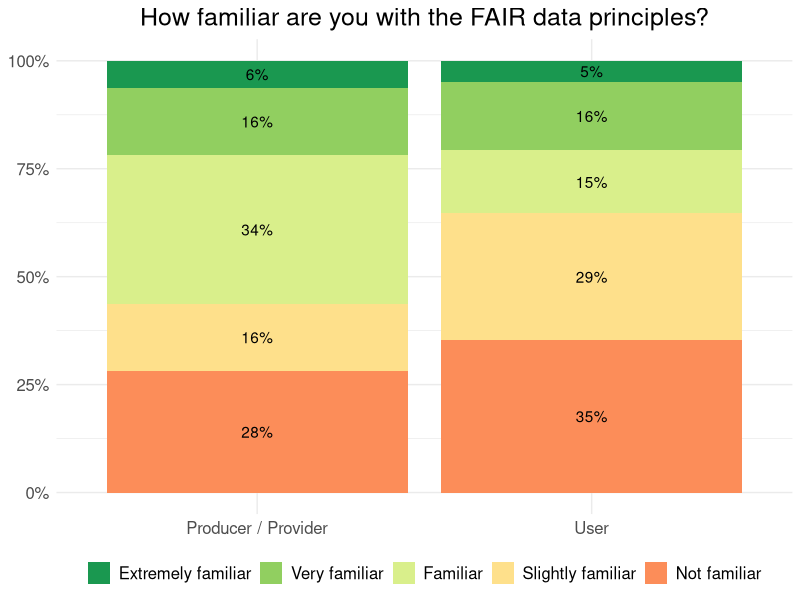

Here is the R script that generated this plot: (Note: this script raises an error after producing the figure.)
library(ggplot2)
library(ggthemes)
library(gridExtra)

library(reshape2)
library(dplyr)

library(RColorBrewer)

library(stringr)
library(scales)

library(viridis)

## loading data
setwd("D:/GFZ/OpenEM/SurveyReport")
df.raw = read.csv2("./Data/SurveyResp_20221117.csv")


### 14) How familiar are you with the FAIR data principles? ############

#loading data
df.usr = df.raw[df.raw$You.are.primarily...=="a user of geospatial data",c(1,38)]
df.prd = df.raw[df.raw$You.are.primarily...=="a producer / provider of geospatial data",c(1,77)]

#melting to adapt the data structure to be used for ggplot and analysis
df.usr.melt = melt(df.usr,id=c("RowID"))
df.prd.melt = melt(df.prd,id=c("RowID"))

#creating a clean variable name
df.usr.melt$variable2 = str_replace_all(df.usr.melt$variable,"."," ")
df.usr.melt$variable2 = gsub("."," ",as.character(df.usr.melt$variable),fixed=TRUE)

df.prd.melt$variable2 = unique(df.usr.melt$variable2)

unique(df.prd.melt$value)
unique(df.usr.melt$value)

#correcting error in responses
df.usr.melt$value[df.usr.melt$value  == 'Extremly familar'] <- 'Extremely familiar'
df.prd.melt$value[df.prd.melt$value  == "Very" ] <- "Very familiar"

#re-ordering factor list to improve visualization
#re-ordering the list of responses
df.usr.melt$value2 = factor(df.usr.melt$value,                 # Relevel group factor
                            levels = c("Extremely familiar",
                                       "Very familiar",
                                       "Familiar",
                                       "Slightly familiar",
                                       "Not familiar",
                                       "No opinion"))

df.prd.melt$value2 = factor(df.prd.melt$value,                 # Relevel group factor
                            levels = c("Extremely familiar",
                                       "Very familiar",
                                       "Familiar",
                                       "Slightly familiar",
                                       "Not familiar",
                                       "No opinion"))

#creating a grouping column so we can have one single dataframe with all the answers
df.usr.melt$Group = "User"
df.prd.melt$Group = "Producer / Provider"


df.comb = rbind(df.usr.melt,df.prd.melt)

names(df.comb)
df.new <- df.comb %>% 
  group_by(Group,variable2,value2) %>% summarize(count=n())

#actual number of participants
total_usr_participants = 82
total_prd_participants = 32


#percentages calculation
df.new$percent <-NA
df.new$percent2 <-NA

for (i in 1:nrow(df.new)){
  
  if (df.new$Group[i]=="User" ){
    df.new$percent[i]=df.new$count[i]/total_usr_participants
    df.new$percent2[i] = paste0( percent(df.new$percent[i],1))
  } else {
    df.new$percent[i]=df.new$count[i]/total_prd_participants
    df.new$percent2[i] = paste0( percent(df.new$percent[i],1))
  }
}

#inverting the colors
colours= brewer.pal(name="RdYlGn", n=nlevels(df.new$value2))
names(colours)= rev(levels(df.new$value2))


#plotting
gplot <- ggplot(df.new,aes(x=Group,y=percent,fill=value2))+
  geom_bar(position = 'stack',stat="identity")+
  
  geom_text(aes(label=percent2), position = position_stack(vjust = 0.5)) +
  
  #sets y axis as a percentage scale
  scale_y_continuous(labels = scales::percent)+
  
  #wraps into two columns based on the question
 # facet_wrap(. ~ variable2, ncol=5)+
  #sets the colors based on a given pallet
  
  #scale_fill_brewer(palette="RdYlGn")+
  scale_fill_manual(values=colours)+

  #sets overall theme
  theme_minimal()+
  #removes axis titles
  theme(axis.title.x=element_blank(),
        axis.title.y=element_blank(),
        legend.title=element_blank(),
        legend.position = "bottom",
        text=element_text(size=15))+
  
  guides(fill=guide_legend(nrow=1,byrow=TRUE))+
  
  theme(plot.title = element_text(hjust = 0.5))+
  labs(title="How familiar are you with the FAIR data principles?")

gplot


#saving data structure to file
write.csv2(df.new,"./Plotsdata/Q14_Comparison_FairDataFamiliarity.csv")


# Saving plot
png(file="./Plots/Q14_Comparison_FairDataFamiliarity.png", units="in", width=12, height=6, res=600)

print(gplot)
dev.off()



### 15) How important are the following FAIR principles for you? ############

#loading data
df.usr = df.raw[df.raw$You.are.primarily...=="a user of geospatial data",c(1,39:44)]
df.prd = df.raw[df.raw$You.are.primarily...=="a producer / provider of geospatial data",c(1,78:83)]

#Cleaning the column names
names(df.usr) <- gsub("How.important.are.the.following.FAIR.principles.for.you...","",names(df.usr))
names(df.prd) <- gsub("How.important.are.the.following.FAIR.principles.to.you...","",names(df.prd))

#melting to adapt the data structure to be used for ggplot and analysis
df.usr.melt = melt(df.usr,id=c("RowID"))
df.prd.melt = melt(df.prd,id=c("RowID"))

unique(df.usr.melt$variable)
unique(df.prd.melt$variable)

#creating a clean variable name
df.usr.melt$variable2 = str_replace_all(df.usr.melt$variable,"."," ")
df.usr.melt$variable2 = gsub("."," ",as.character(df.usr.melt$variable),fixed=TRUE)

df.prd.melt$variable2 = str_replace_all(df.prd.melt$variable,"."," ")
df.prd.melt$variable2 = gsub("."," ",as.character(df.prd.melt$variable),fixed=TRUE)

unique(df.prd.melt$value)
unique(df.usr.melt$value)

unique(df.prd.melt$variable2)
unique(df.usr.melt$variable2)

#corrections of some errors in the data
df.usr.melt$value[df.usr.melt$value  == 'Extremly important'] <- 'Extremely important'
df.usr.melt$variable2[df.usr.melt$variable2  == "Data must be interoperable with other data sets "] <- "Data must be interoperable with other data" 
df.usr.melt$variable2[df.usr.melt$variable2  == "Data must be reusable " ] <- "Data must be reusable"
df.prd.melt$variable2[df.prd.melt$variable2  == "Dat must be reusable"   ] <- "Data must be reusable"

#re-ordering factor list to improve visualization
#re-ordering the list of responses
df.usr.melt$value2 = factor(df.usr.melt$value,                 # Relevel group factor
                            levels = c("Extremely important",
                                       "Very important",
                                       "Important",
                                       "Slightly important",
                                       "Not important",
                                       "No opinion"))

df.prd.melt$value2 = factor(df.prd.melt$value,                 # Relevel group factor
                            levels = c("Extremely important",
                                       "Very important",
                                       "Important",
                                       "Slightly important",
                                       "Not important",
                                       "No opinion"))



#creating a grouping column so we can have one single dataframe with all the answers
df.usr.melt$Group = "User"
df.prd.melt$Group = "Producer / Provider"


df.comb = rbind(df.usr.melt,df.prd.melt)

#in this case we have also to summarize per group each of the questions
#counting the various occurrences based on the data so it can be used for plotting later
names(df.comb)
df.new <- df.comb %>% 
  group_by(Group,variable2,value2) %>% summarize(count=n())

#actual number of participants
total_usr_participants = 82
total_prd_participants = 32


#percentages calculation
df.new$percent <-NA
df.new$percent2 <-NA

for (i in 1:nrow(df.new)){
  
  if (df.new$Group[i]=="User" ){
    df.new$percent[i]=df.new$count[i]/total_usr_participants
    df.new$percent2[i] = paste0( percent(df.new$percent[i],1))
  } else {
    df.new$percent[i]=df.new$count[i]/total_prd_participants
    df.new$percent2[i] = paste0( percent(df.new$percent[i],1))
  }
}

#adding a wrap feature to the x axis labels
df.new$variable2_wrap = str_wrap(df.new$variable2, width = 20) 

as.character(unique(df.new$value2))

#removing labels for very small values or less important to improve visualization
df.new$percent2_sel = df.new$percent2
df.new$percent2_sel[df.new$value2=="No opinion" ]             <- NA
df.new$percent2_sel[df.new$value2=="Not important"  ]         <- NA
df.new$percent2_sel[df.new$value2=="Slightly important" ]     <- NA


gplot <- ggplot(df.new,aes(x=Group,y=percent,fill=value2))+
  geom_bar(position = 'stack',stat="identity")+
  
  geom_text(aes(label = percent2_sel),position = position_stack(vjust = 0.5))+
  
  #sets y axis as a percentage scale
  scale_y_continuous(labels = scales::percent)+
  
  #wraps into two columns based on the question
  facet_wrap(. ~ variable2_wrap, ncol=6)+
  #sets the colors based on a given pallet
  
  scale_fill_brewer(palette="RdYlGn")+
  #sets overall theme
  theme_minimal()+
  #removes axis titles
  theme(axis.title.x=element_blank(),
        axis.title.y=element_blank(),
        legend.title=element_blank(),
        legend.position = "bottom",
        text=element_text(size=15),
        plot.title = element_text(hjust = 0.5))+
  
  guides(fill=guide_legend(nrow=1,byrow=TRUE))+
  labs(title="How important are the following FAIR principles to you?")

gplot

#saving data structure to file
write.csv2(df.new,"./Plotsdata/Q15_Comparison_FairDataPrinciplesImportance.csv")


# Saving plot
png(file="./Plots/Q15_Comparison_FairDataPrinciplesImportance.png", units="in", width=14, height=6, res=600)

print(gplot)
dev.off()





### 15) Are you providing FAIR data? / Have you already worked with FAIR data?

#loading data
df.usr = df.raw[df.raw$You.are.primarily...=="a user of geospatial data",c(1,48)]
df.prd = df.raw[df.raw$You.are.primarily...=="a producer / provider of geospatial data",c(1,87)]


### 16)  Are you providing/using fair data?  ############

#loading data
df.usr = df.raw[df.raw$You.are.primarily...=="a user of geospatial data",c(1,45)]
df.prd = df.raw[df.raw$You.are.primarily...=="a producer / provider of geospatial data",c(1,84)]

#melting
df.usr.melt = melt(df.usr,id=c("RowID"))
df.prd.melt = melt(df.prd,id=c("RowID"))


#creating a clean variable name
df.prd.melt$variable2 = "Are you providing FAIR data?"
df.usr.melt$variable2 = "Have you already worked with FAIR data?"

unique(df.prd.melt$value)
unique(df.usr.melt$value)

#correcting error in responses
df.usr.melt$value[df.usr.melt$value  == "I don’t kn"] <- "I don't know" 


#re-ordering factor list to improve visualization
#re-ordering the list of responses
df.usr.melt$value2 = factor(df.usr.melt$value,                 # Relevel group factor
                            levels = c("Yes",
                                       "No" ,
                                       "I don't know"))

df.prd.melt$value2 = factor(df.prd.melt$value,                 # Relevel group factor
                            levels = c("Yes",
                                       "No" ,
                                       "Partially",
                                       "I don't know"))


#creating a grouping column so we can have one single dataframe with all the answers
df.usr.melt$Group = "User"
df.prd.melt$Group = "Producer / Provider"


df.comb = rbind(df.usr.melt,df.prd.melt)

names(df.comb)
df.new <- df.comb %>% 
  group_by(Group,variable2,value2) %>% summarize(count=n())

#actual number of participants
total_usr_participants = 82
total_prd_participants = 32


#percentages calculation
df.new$percent <-NA
df.new$percent2 <-NA

for (i in 1:nrow(df.new)){
  
  if (df.new$Group[i]=="User" ){
    df.new$percent[i]=df.new$count[i]/total_usr_participants
    df.new$percent2[i] = paste0( percent(df.new$percent[i],1))
  } else {
    df.new$percent[i]=df.new$count[i]/total_prd_participants
    df.new$percent2[i] = paste0( percent(df.new$percent[i],1))
  }
}



#in this case we have to divide the plot into two and combine with grid_extra


prd.df = df.new[df.new$Group== "Producer / Provider",]
prd.df$value2 = factor(prd.df$value2,                 # Relevel group factor
                       levels = c("Yes",
                                  "Partially",
                                  "No" ,
                                  "I don't know"))

usr.df = df.new[df.new$Group!= "Producer / Provider",]
usr.df$value2 = factor(usr.df$value2,                 # Relevel group factor
                       levels = c("Yes",
                                  "No" ,
                                  "I don't know"))



prod_plt = ggplot(prd.df,aes(x=Group,y=percent,fill=value2))+
  geom_bar(position = 'stack',stat="identity")+
  
  geom_text(aes(label = percent2),position = position_stack(vjust = 0.5))+
  
  #sets y axis as a percentage scale
  scale_y_continuous(labels = scales::percent)+
  
  #wraps into two columns based on the question
  facet_wrap(. ~ variable2, ncol=5)+
  #sets the colors based on a given pallet
  
  #scale_fill_brewer(palette="RdYlGn")+
  scale_fill_manual(values=c("#008000",
                             "#FFD700",
                             "#FF0000",
                             "#D3D3D3"
                             ))+
  #sets overall theme
  theme_minimal()+
  #removes axis titles
  theme(axis.title.x=element_blank(),
        axis.title.y=element_blank(),
        legend.title=element_blank(),
        legend.position = "bottom",
        text=element_text(size=15),
        plot.title = element_text(hjust = 0.5))+
  
  guides(fill=guide_legend(nrow=1,byrow=TRUE))
  #labs(title="Have you already worked with or are you providing FAIR data?")

prod_plt

user_plt = ggplot(usr.df,aes(x=Group,y=percent,fill=value2))+
  geom_bar(position = 'stack',stat="identity")+
  
  geom_text(aes(label = percent2),position = position_stack(vjust = 0.5))+
  
  #sets y axis as a percentage scale
  scale_y_continuous(labels = scales::percent)+
  
  #wraps into two columns based on the question
  facet_wrap(. ~ variable2, ncol=5)+
  #sets the colors based on a given pallet
  
  #scale_fill_brewer(palette="RdYlGn")+
  scale_fill_manual(values=c("#008000",
                             "#FF0000",
                             "#D3D3D3"
  ))+
  #sets overall theme
  theme_minimal()+
  #removes axis titles
  theme(axis.title.x=element_blank(),
        axis.title.y=element_blank(),
        legend.title=element_blank(),
        legend.position = "bottom",
        text=element_text(size=15),
        plot.title = element_text(hjust = 0.5))+
  
  guides(fill=guide_legend(nrow=1,byrow=TRUE))
#labs(title="Have you already worked with or are you providing FAIR data?")

user_plt


g_legend<-function(a.gplot){
  tmp <- ggplot_gtable(ggplot_build(a.gplot))
  leg <- which(sapply(tmp$grobs, function(x) x$name) == "guide-box")
  legend <- tmp$grobs[[leg]]
  return(legend)}

mylegend<-g_legend(prod_plt)


fnl.plt = grid.arrange(arrangeGrob(prod_plt + theme(legend.position="none"),
                       user_plt + theme(legend.position="none"),
                       ncol=2, nrow=1),
                       top=grid::textGrob("Have you already worked with or are you providing FAIR data?"),
                       mylegend, nrow=2,heights=c(10, 1))



#saving data structure to file
write.csv2(df.new,"./Plotsdata/Q16_Comparison_UsedFAIRdata.csv")


# Saving plot
png(file="./Plots/Q16_Comparison_UsedFAIRdata.png", units="in", width=12, height=6, res=600)

print(grid.arrange(arrangeGrob(prod_plt + theme(legend.position="none"),
                               user_plt + theme(legend.position="none"),
                               ncol=2, nrow=1),
                   top=grid::textGrob("Have you already worked with or are you providing FAIR data?"),
                   mylegend, nrow=2,heights=c(10, 1)))
dev.off()



### 17)  From your point of view, is there a difference between FAIR data and open data? ############

#loading data
df.usr = df.raw[df.raw$You.are.primarily...=="a user of geospatial data",c(1,48)]
df.prd = df.raw[df.raw$You.are.primarily...=="a producer / provider of geospatial data",c(1,87)]

#melting
df.usr.melt = melt(df.usr,id=c("RowID"))
df.prd.melt = melt(df.prd,id=c("RowID"))

unique(df.prd.melt$variable)

#creating a clean variable name
df.prd.melt$variable2 = "From your point of view  is there a difference between FAIR data and open data?"
df.usr.melt$variable2 = "From your point of view  is there a difference between FAIR data and open data?"

unique(df.prd.melt$value)
unique(df.usr.melt$value)

#correcting error in responses
df.usr.melt$value[df.usr.melt$value  == "I don’t kn"] <- "I don't know" 

unique(d)

#re-ordering factor list to improve visualization
#re-ordering the list of responses
df.usr.melt$value2 = factor(df.usr.melt$value,                 # Relevel group factor
                            levels = c("Yes, FAIR data is not necessarily open",
                                       "No, FAIR data is always open" ,
                                       "I don't know"))

df.prd.melt$value2 = factor(df.prd.melt$value,                 # Relevel group factor
                            levels = c("Yes, FAIR data is not necessarily open",
                                       "No, FAIR data is always open" ,
                                       "I don't know"))

#creating a grouping column so we can have one single dataframe with all the answers
df.usr.melt$Group = "User"
df.prd.melt$Group = "Producer / Provider"


df.comb = rbind(df.usr.melt,df.prd.melt)

names(df.comb)
df.new <- df.comb %>% 
  group_by(Group,variable2,value2) %>% summarize(count=n())

#actual number of participants
total_usr_participants = 82
total_prd_participants = 32


#percentages calculation
df.new$percent <-NA
df.new$percent2 <-NA

for (i in 1:nrow(df.new)){
  
  if (df.new$Group[i]=="User" ){
    df.new$percent[i]=df.new$count[i]/total_usr_participants
    df.new$percent2[i] = paste0( percent(df.new$percent[i],1))
  } else {
    df.new$percent[i]=df.new$count[i]/total_prd_participants
    df.new$percent2[i] = paste0( percent(df.new$percent[i],1))
  }
}

#plotting
gplot <- ggplot(df.new,aes(x=Group,y=percent,fill=value2))+
  geom_bar(position = 'stack',stat="identity")+
  
  geom_text(aes(label = percent2),position = position_stack(vjust = 0.5))+
  
  #sets y axis as a percentage scale
  scale_y_continuous(labels = scales::percent)+
  
  #wraps into two columns based on the question
  #facet_wrap(. ~ variable2, ncol=5)+
  #sets the colors based on a given pallet
  
  scale_fill_brewer(palette="RdYlGn")+
  #sets overall theme
  theme_minimal()+
  #removes axis titles
  theme(axis.title.x=element_blank(),
        axis.title.y=element_blank(),
        legend.title=element_blank(),
        legend.position = "bottom",
        text=element_text(size=15),
        plot.title = element_text(hjust = 0.5))+
  
  guides(fill=guide_legend(nrow=1,byrow=TRUE))+
  labs(title="From your point of view, is there a difference between FAIR data and open data?")

gplot


#saving data structure to file
write.csv2(df.new,"./Plotsdata/Q17_Comparison_FAIRvsOpenData.csv")


# Saving plot
png(file="./Plots/Q17_Comparison_FAIRvsOpenData.png", units="in", width=12, height=6, res=600)

print(gplot)
dev.off()

### 18)  What do you think are the biggest barriers to use FAIR data? Select your top 3 ############

#loading data
df.usr = df.raw[df.raw$You.are.primarily...=="a user of geospatial data",c(1,49)]
df.prd = df.raw[df.raw$You.are.primarily...=="a producer / provider of geospatial data",c(1,88)]

#in this case we need to disagregate the answers given that the survey asked for multiple response per submissi

#renaming columns for simplicity
names(df.usr) <- c("RowID","BarrierFair")
names(df.prd) <- c("RowID","BarrierFair")

#disagregating answers

df.usr.new = data.frame(BarriersFAIRdata=character())

for (i in 1:nrow(df.usr)){
  #print(i)
  
  temp_split = strsplit(df.usr$BarrierFair[i],split=";")[[1]]
  for (j in 1:length(temp_split)){
    
    #print(j)
    #in some cases, the first letter of the string was a space, so this needs to be corrected
    tmp_str = temp_split[j]
    if (substr(tmp_str,1,1)== " "){
      tmp_str = substr(tmp_str,2,nchar(tmp_str))
    }
    
    
    df.tmp = data.frame(BarriersFAIRdata=tmp_str)
    df.usr.new = rbind(df.usr.new,df.tmp)
  }
}

df.prd.new = data.frame(BarriersFAIRdata=character())

for (i in 1:nrow(df.prd)){
  #print(i)
  
  temp_split = strsplit(df.prd$BarrierFair[i],split=";")[[1]]
  for (j in 1:length(temp_split)){
    
    #print(j)
    #in some cases, the first letter of the string was a space, so this needs to be corrected
    tmp_str = temp_split[j]
    if (substr(tmp_str,1,1)== " "){
      tmp_str = substr(tmp_str,2,nchar(tmp_str))
    }
    
    
    df.tmp = data.frame(BarriersFAIRdata=tmp_str)
    df.prd.new = rbind(df.prd.new,df.tmp)
  }
}

df.usr.new$Group <- "User"
df.prd.new$Group <- "Producer / provider"

unique(df.usr.new$BarriersFAIRdata)
unique(df.prd.new$BarriersFAIRdata)

#correcting errors
df.usr.new$BarriersFAIRdata[df.usr.new$BarriersFAIRdata  == "I don’t kn"] <- "I don't know" 


#and nnow we count each event and summarise
df.usr.new.sel <- df.usr.new %>% group_by(BarriersFAIRdata,Group) %>% summarize(count=n())
df.prd.new.sel <- df.prd.new %>% group_by(BarriersFAIRdata,Group) %>% summarize(count=n())

df.new = rbind(df.usr.new.sel,df.prd.new.sel)


#actual number of participants
total_usr_participants = 82
total_prd_participants = 32

#percentages calculation
df.new$percent <-NA
df.new$percent2 <-NA

for (i in 1:nrow(df.new)){
  
  if (df.new$Group[i]=="User" ){
    df.new$percent[i]=df.new$count[i]/total_usr_participants
    df.new$percent2[i] = paste0( percent(df.new$percent[i],1))
  } else {
    df.new$percent[i]=df.new$count[i]/total_prd_participants
    df.new$percent2[i] = paste0( percent(df.new$percent[i],1))
  }
}

#placeholder for text size on both graphics
overall_text = 15


#wrapping to cretea a smaller legend
df.new$BarriersFAIRdata_wrap = str_wrap(df.new$BarriersFAIRdata,30)


#user only group
df.new.usr = df.new[df.new$Group=="User",]


#re-ordering responses according to biggest pie first

unique(df.new.usr$BarriersFAIRdata_wrap)
df.new.usr$BarriersFAIRdata_wrap_ord <- factor(df.new.usr$BarriersFAIRdata_wrap,  
                                               levels = c("Lack of awareness of which\ndata sets are FAIR (e.g.\nmissing label or identifier).",
                                                          "Lack of knowledge about the\nbenefits of FAIR data.",
                                                          "I don't know",
                                                          "FAIR data is not necessarily\nopen.",
                                                          "Lack of guidelines how to use\nFAIR data.",
                                                          "Concerns about licensing.",
                                                          "Missing technical solutions\n(e.g. missing tools to read\ndata).") )

#creating plot object
gplot_user = ggplot( df.new.usr,aes(x="" ,y=percent,fill=BarriersFAIRdata_wrap_ord))+
  geom_bar(stat="identity",width=1,color="white")+
  coord_polar("y", start=0,direction=-1)+
  #sets y axis as a percentage scale
  scale_y_continuous(labels = scales::percent)+
  geom_text(aes(label = percent2,x=1.3),
            position = position_stack(vjust = 0.5)) +
  
  #scale_fill_brewer(palette="Oranges")+
  scale_fill_manual(values=rev(brewer.pal(7,"Blues")))+
  theme_void()+
  theme(legend.position="right",
        legend.title=element_blank(),
        text=element_text(size=overall_text)
        )+
  theme(plot.title = element_text(hjust = 0.5))+
  labs(title="a user perspective")
  


gplot_user

#producer only group
df.new.prd = df.new[df.new$Group!="User",]


unique(df.new.prd$BarriersFAIRdata_wrap)
df.new.prd$BarriersFAIRdata_wrap_ord <- factor(df.new.prd$BarriersFAIRdata_wrap,  
                                               levels = c("Lack of resources (e.g.\npersonnel, time)" ,
                                                          "Missing incentives (e.g.\nuncertain benefit, lack of\nrecognition)",
                                                          "Lack of guidelines (e.g.\nguidelines are missing,\nincomplete or unclear)",
                                                          "Disagreement on data use (e.g.\npotential misuse)",
                                                          "Restrictive policies (e.g.\nrestrict data sharing\nguidelines)",
                                                          "Competitive disadvantage\n(e.g. missing business\nopportunities)",
                                                          "Missing technical solutions\n(e.g. missing tools)",
                                                          "I don't know"
                                                           ) )


#creating plot object
gplot_prod = ggplot( df.new.prd,aes(x="" ,y=percent,fill=BarriersFAIRdata_wrap_ord))+
  geom_bar(stat="identity",width=1,color="white")+
  coord_polar("y", start=0,direction=-1)+
  #sets y axis as a percentage scale
  scale_y_continuous(labels = scales::percent)+
  geom_text(aes(label = percent2,x=1.3),
            position = position_stack(vjust = 0.5)) +
  
  #scale_fill_brewer(palette="OrRd")+
  scale_fill_manual(values=rev(brewer.pal(8,"OrRd")))+
  theme_void()+
  theme(legend.position="right",
        legend.title=element_blank(),
        text=element_text(size=overall_text)
        )+
  theme(plot.title = element_text(hjust = 0.5))+
  #theme(legend.spacing.y = unit(1, 'cm'))
  labs(title="a producers / providers perspective")

gplot_prod


#savingdata 
#saving data structure to file
write.csv2(df.new,"./Plotsdata/Q18_Comparison_FAIR_Barriers.csv")


# Saving plot
png(file="./Plots/Q18_Comparison_FAIR_Barriers.png", units="in", width=14, height=6, res=600)

print(
  grid.arrange(gplot_prod,gplot_user,nrow=1,
               top=grid::textGrob("Barriers to the use of FAIR data from:",
                                  gp=grid::gpar(fontsize=overall_text+5)))
)
dev.off()



### 19)  What do you think are the biggest barriers to use OPEN data? Select your top 3 ############

#loading data
df.usr = df.raw[df.raw$You.are.primarily...=="a user of geospatial data",c(1,51)]
df.prd = df.raw[df.raw$You.are.primarily...=="a producer / provider of geospatial data",c(1,90)]


#in this case we need to disagregate the answers given that the survey asked for multiple response per submissi

#renaming columns for simplicity
names(df.usr) <- c("RowID","BarrierOPEN")
names(df.prd) <- c("RowID","BarrierOPEN")



#disagregating answers
df.usr.new = data.frame(BarriersOPENdata=character())

for (i in 1:nrow(df.usr)){
  #print(i)
  
  temp_split = strsplit(df.usr$BarrierOPEN[i],split=";")[[1]]
  for (j in 1:length(temp_split)){
    
    #print(j)
    #in some cases, the first letter of the string was a space, so this needs to be corrected
    tmp_str = temp_split[j]
    if (substr(tmp_str,1,1)== " "){
      tmp_str = substr(tmp_str,2,nchar(tmp_str))
    }
    
    
    df.tmp = data.frame(BarriersOPENdata=tmp_str)
    df.usr.new = rbind(df.usr.new,df.tmp)
  }
}

df.prd.new = data.frame(BarriersOPENdata=character())

for (i in 1:nrow(df.prd)){
  #print(i)
  
  temp_split = strsplit(df.prd$BarrierOPEN[i],split=";")[[1]]
  for (j in 1:length(temp_split)){
    
    #print(j)
    #in some cases, the first letter of the string was a space, so this needs to be corrected
    tmp_str = temp_split[j]
    if (substr(tmp_str,1,1)== " "){
      tmp_str = substr(tmp_str,2,nchar(tmp_str))
    }
    
    
    df.tmp = data.frame(BarriersOPENdata=tmp_str)
    df.prd.new = rbind(df.prd.new,df.tmp)
  }
}

df.usr.new$Group <- "User"
df.prd.new$Group <- "Producer / provider"

#checking for errors 
unique(df.usr.new$BarriersOPENdata)
unique(df.prd.new$BarriersOPENdata)

#correcting errors
df.usr.new$BarriersOPENdata[df.usr.new$BarriersOPENdata  == "I don’t kn"] <- "I don't know" 


#and nnow we count each event and summarise
df.usr.new.sel <- df.usr.new %>% group_by(BarriersOPENdata,Group) %>% summarize(count=n())
df.prd.new.sel <- df.prd.new %>% group_by(BarriersOPENdata,Group) %>% summarize(count=n())

df.new = rbind(df.usr.new.sel,df.prd.new.sel)

#actual number of participants
total_usr_participants = 82
total_prd_participants = 32

#percentages calculation
df.new$percent <-NA
df.new$percent2 <-NA

for (i in 1:nrow(df.new)){
  
  if (df.new$Group[i]=="User" ){
    df.new$percent[i]=df.new$count[i]/total_usr_participants
    df.new$percent2[i] = paste0( percent(df.new$percent[i],1))
  } else {
    df.new$percent[i]=df.new$count[i]/total_prd_participants
    df.new$percent2[i] = paste0( percent(df.new$percent[i],1))
  }
}


#placeholder for text size on both graphics
overall_text = 15


#wrapping to cretea a smaller legend
df.new$BarriersOPENdata_wrap = str_wrap(df.new$BarriersOPENdata,30)


#user only group
df.new.usr = df.new[df.new$Group=="User",]


#re-ordering responses according to biggest pie first
unique(df.new.usr$BarriersOPENdata_wrap)
df.new.usr$BarriersOPENdata_wrap_ord <- factor(df.new.usr$BarriersOPENdata_wrap,  
                                               levels = c("Lack of continuity (e.g. no\nguaranteed continuation).",
                                                          "Missing support (e.g. lack of\ncontact person for questions).",
                                                          "Lack of standards (e.g.\nunknown quality).",
                                                          "Concerns on metadata (e.g.\nuncomplete, too complex)." ,
                                                          "Legal concerns regarding\nlicensing (e.g. ownership &\ncopyrights are unclear).",
                                                          "Missing technical solutions\n(e.g. lack of tools to process\ndata).",
                                                          "I don't know" ) )

#creating plot object
gplot_user = ggplot( df.new.usr,aes(x="" ,y=percent,fill=BarriersOPENdata_wrap_ord))+
  geom_bar(stat="identity",width=1,color="white")+
  coord_polar("y", start=0,direction=-1)+
  #sets y axis as a percentage scale
  scale_y_continuous(labels = scales::percent)+
  geom_text(aes(label = percent2,x=1.3),
            position = position_stack(vjust = 0.5)) +
  
  #scale_fill_brewer(palette="OrRd")+
  scale_fill_manual(values=rev(brewer.pal(7,"Blues")))+
  theme_void()+
  theme(legend.position="right",
        legend.title=element_blank(),
        text=element_text(size=overall_text)
  )+
  theme(plot.title = element_text(hjust = 0.5))+
  #theme(legend.spacing.y = unit(1, 'cm'))
  labs(title="a producers / providers perspective")



gplot_user

#producer only group
df.new.prd = df.new[df.new$Group!="User",]


unique(df.new.prd$BarriersOPENdata_wrap)
df.new.prd$BarriersOPENdata_wrap_ord <- factor(df.new.prd$BarriersOPENdata_wrap,  
                                               levels = c("Competitive disadvantage (e.g.\nmissing business opportunities",
                                                          "Economic disadvantage (e.g.\ncosts to produce data are not\ncovered)" ,
                                                          "Concerns regarding sensible\ndata (e.g. potential misuse)" ,
                                                          "Missing infrastructure (e.g.\nlarge data traffic overloads\nsystem)",
                                                          "Legal concerns regarding\nlicensing (e.g. disagreement\non ownership & copyrights)",
                                                          "Restrictive policies (e.g.\ne.g. restrict data sharing\nguidelines)",
                                                          "Disagreement on data use (e.g.\nuse case is against ethical\nand moral principles of\nproducer)",
                                                          "Legal concerns regarding\nprivacy protection (e.g.\npotential violation of\npersonal rights)" ,
                                                          "I don't know"  
                                               ) )


#creating plot object
gplot_prod = ggplot( df.new.prd,aes(x="" ,y=percent,fill=BarriersOPENdata_wrap_ord))+
  geom_bar(stat="identity",width=1,color="white")+
  coord_polar("y", start=0,direction=-1)+
  #sets y axis as a percentage scale
  scale_y_continuous(labels = scales::percent)+
  geom_text(aes(label = percent2,x=1.3),
            position = position_stack(vjust = 0.5)) +
  
  #scale_fill_brewer(palette="OrRd")+
  scale_fill_manual(values=rev(brewer.pal(9,"OrRd")))+
  theme_void()+
  theme(legend.position="right",
        legend.title=element_blank(),
        text=element_text(size=overall_text)
  )+
  theme(plot.title = element_text(hjust = 0.5))+
  #theme(legend.spacing.y = unit(1, 'cm'))
  labs(title="a producers / providers perspective")

gplot_prod


#savingdata 
#saving data structure to file
write.csv2(df.new,"./Plotsdata/Q19_Comparison_OPEN_Barriers.csv")


# Saving plot
png(file="./Plots/Q19_Comparison_OPEN_Barriers.png", units="in", width=14, height=6, res=600)

print(
  grid.arrange(gplot_prod,gplot_user,nrow=1,
               top=grid::textGrob("Barriers to the use of Open data from:",
                                  gp=grid::gpar(fontsize=overall_text+5)))
)
dev.off()
